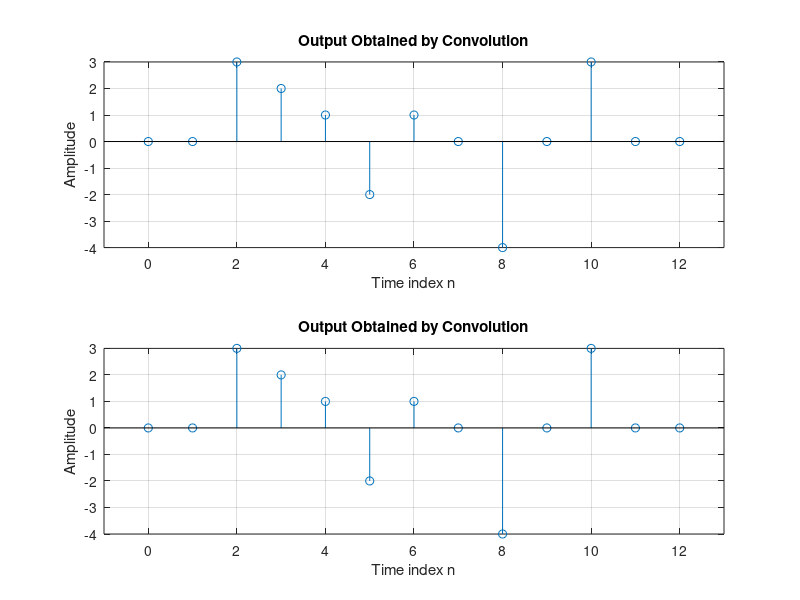

This chart was generated by the following MATLAB code:
h = [3 2 1 -2 1 0 -4 0 3]; % impulse response 
org_h = 1; % Sample number where origin exists 
nh = [0 : length(h)-1]- org_h + 1; %
h_len = length(h)

x = [0 0 1 0 0];
org_x = 1; % Sample number where origin exists 
nx = [0 : length(x)-1]- org_x + 1; 
x_len = length(x)

y1 = conv(h,x);
y2 = conv(x, h);
ny = [nh(1)+ nx(1) : nh(end)+nx(end)]; 

subplot(2,1,1) 
stem(ny,y1); 
xlabel('Time index n'); 
ylabel('Amplitude'); 
xlim([ny(1)-1 ny(end)+1]); 
title('Output Obtained by Convolution'); 
grid;

subplot(2,1,2) 
stem(ny,y2); 
xlabel('Time index n'); 
ylabel('Amplitude'); 
xlim([ny(1)-1 ny(end)+1]); 
title('Output Obtained by Convolution'); 
grid;

